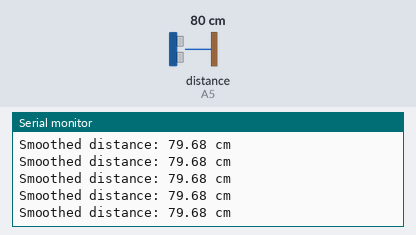
Simulated run of this sketch. Board: Arduino Uno, built with avr-gcc and run on an emulated ATmega328P. Shown: the last lines printed to the serial monitor. Wiring (inferred from the names in the program): ultrasonic range finder: trigger A4; echo A5. The inputs (shaded band) are chosen by the test bench; at power-on: distance to the obstacle (sensor on A5) 80 cm. The echo pulse lasts 58.3 µs per cm.

Above: at 2.2 s.
2.3 s: distance to the obstacle (sensor on A5) set to 2 cm
At 2.62 s:
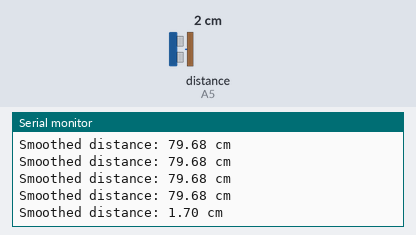
5.3 s: distance to the obstacle (sensor on A5) set to 9 cm
At 5.34 s:
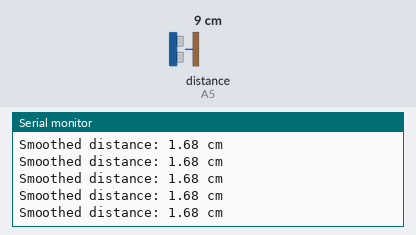
11.3 s: distance to the obstacle (sensor on A5) set to 18 cm
At 11.31 s:
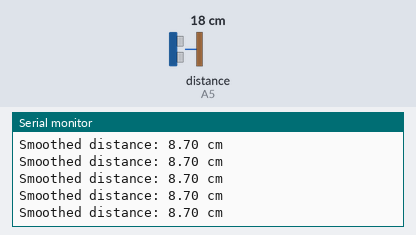
Timing chart, 0 to 14.3 s (numbered marks = the images above; inputs shaded):
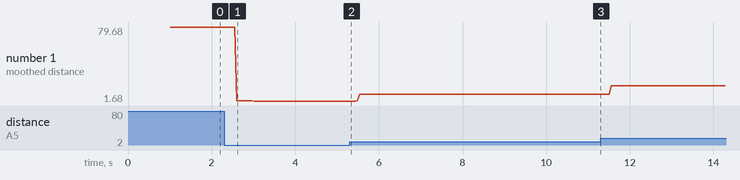

The sketch:

Get_Distance.ino
```cpp
const int trigPin = A4;
const int echoPin = A5;

// Set up the buffer size (equivalent to your buffer_size = 10)
const int BUFFER_SIZE = 10;
float data_buffer[BUFFER_SIZE];
int buffer_index = 0;
bool buffer_full = false;

void setup() {
  Serial.begin(9600); // Keeps the serial connection so you can still print to your laptop monitor
  pinMode(trigPin, OUTPUT);
  pinMode(echoPin, INPUT);

  Serial.println("Arduino Initialized. Starting to read sensor data...");
  delay(1000); // Equivalent to time.sleep(2)
}

void loop() {
  // 1. Get raw distance directly from the sensor (Replaces reading the COM port)
  float distance = getUltrasonicDistance();

  if (distance > 0) { // Basic validation
    // 2. Add to Circular Buffer (Replaces append and pop)
    data_buffer[buffer_index] = distance;
    buffer_index++;

    // If we reach the end of the array, loop back to the start
    if (buffer_index >= BUFFER_SIZE) {
      buffer_index = 0;
      buffer_full = true;
    }

    // 3. Calculate the median once the buffer has data
    int current_size = buffer_full ? BUFFER_SIZE : buffer_index;

    if (current_size > 0) {
      float median_distance = calculateMedian(data_buffer, current_size);

      Serial.print("Smoothed distance: ");
      Serial.print(median_distance);
      Serial.println(" cm");
    }
  }

  delay(50); // Small delay to prevent ultrasonic echo interference
}

// --- HELPER FUNCTIONS ---

// Function to trigger the sensor and calculate distance
float getUltrasonicDistance() {
  digitalWrite(trigPin, LOW);
  delayMicroseconds(2);
  digitalWrite(trigPin, HIGH);
  delayMicroseconds(10);
  digitalWrite(trigPin, LOW);

  long duration = pulseIn(echoPin, HIGH, 30000); // 30ms timeout
  if (duration == 0) return -1.0; // Invalid reading

  return (duration * 0.0343) / 2.0;
}

// Function to sort the array and find the median (Replaces sorted())
float calculateMedian(float* array, int size) {
  float temp[BUFFER_SIZE];

  // Copy the array so we don't mess up the chronological order of our buffer
  for (int i = 0; i < size; i++) {
    temp[i] = array[i];
  }

  // Simple Bubble Sort to order the temporary array
  for (int i = 0; i < size - 1; i++) {
    for (int j = 0; j < size - i - 1; j++) {
      if (temp[j] > temp[j + 1]) {
        float swap = temp[j];
        temp[j] = temp[j + 1];
        temp[j + 1] = swap;
      }
    }
  }

  // Return the middle value
  return temp[size / 2];
}
```

Measured:
- after the input at 2.3 s, the serial monitor: prints a new line after 0.30 s (image 1)
- plotted number 1: 79.68 → 1.68 after the input at 2.3 s, 1.68 → 8.7 after the input at 5.3 s, 8.7 → 17.68 after the input at 11.3 s
